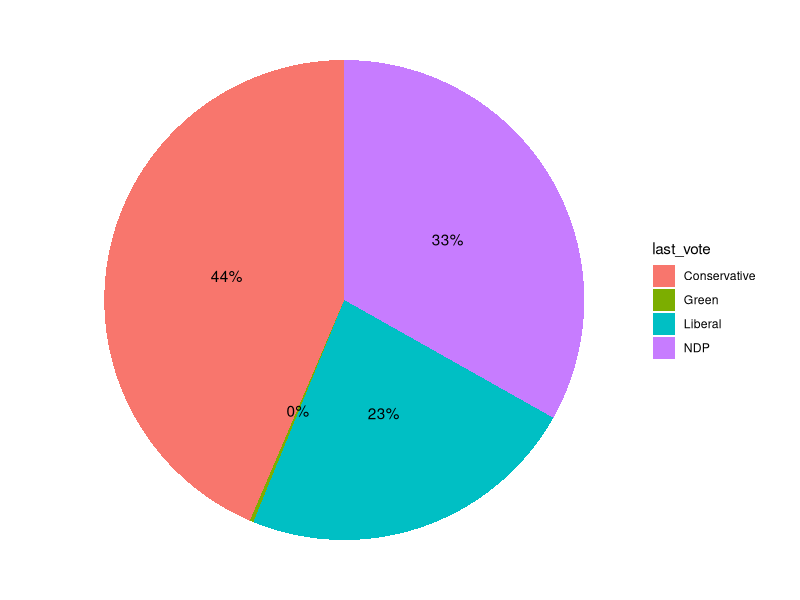
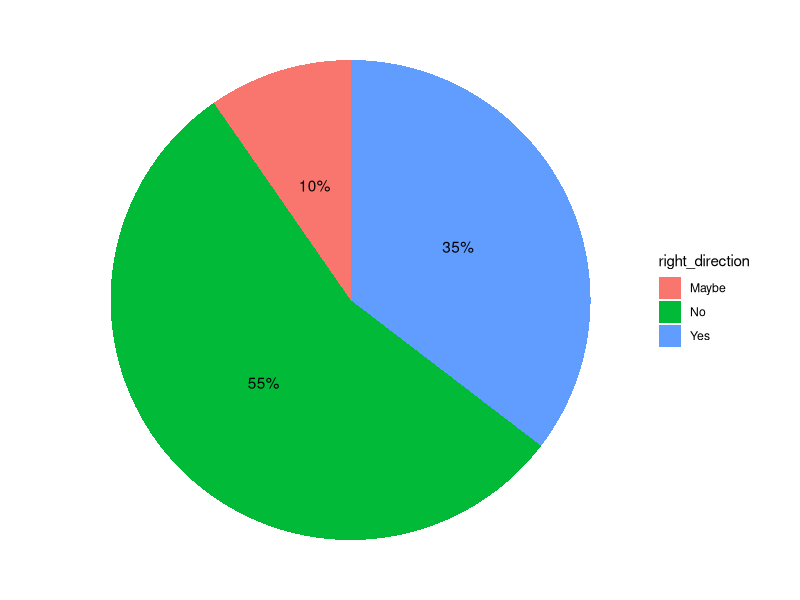
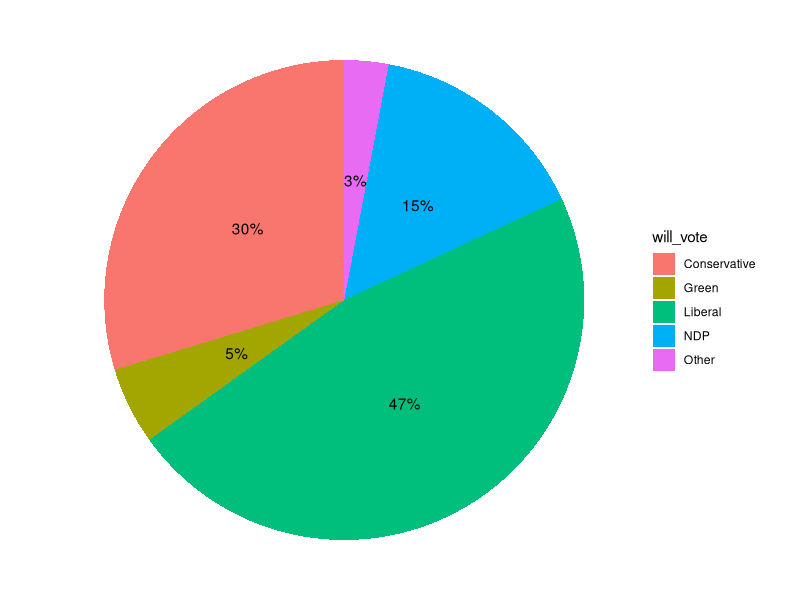
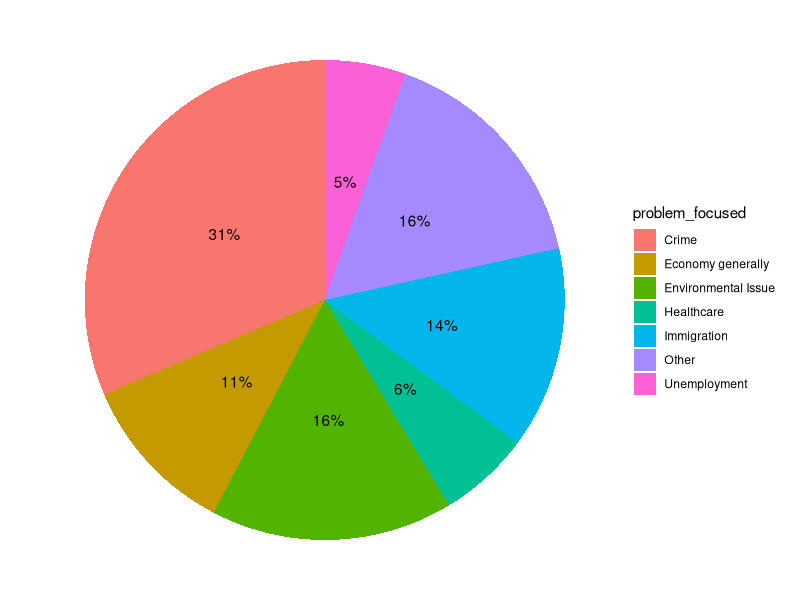
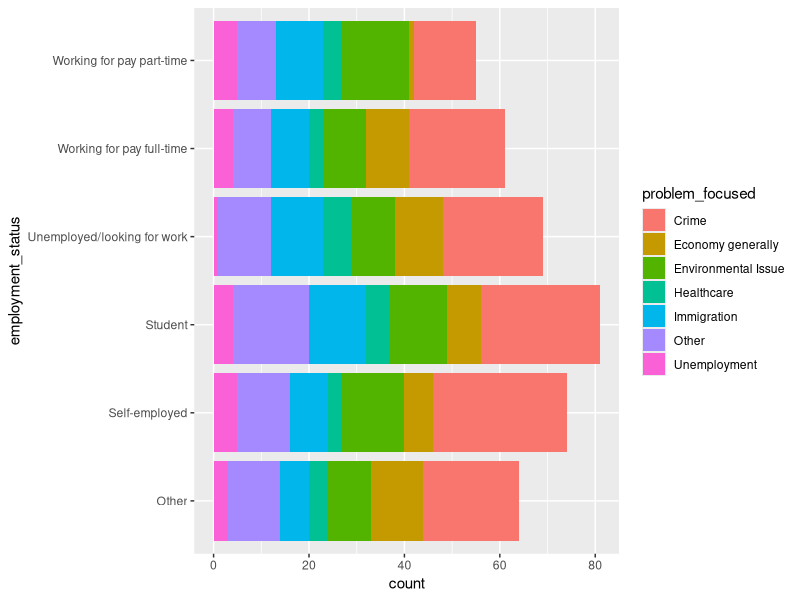

The R source for these figures, in order:
## ---- chunk 1
# Setting seed as the last 4 digits of my student number
set.seed(4759)
library(tidyverse)
# Global settings for figure sizes and echo.
knitr::opts_chunk$set(echo = FALSE, fig.pos = 'H')
knitr::opts_chunk$set(message = F)
knitr::opts_chunk$set(warning = F)
library(tibble)
library(dplyr)
library(ggplot2)
## ---- chunk 2
# We begin with storing choices in vectors
# which will be used for sampling in the next chunk
# For section 'citizenship'
citizenship <- c("Canadian Citizen", "Permanent Resident", "Other")
# For section 'Personal Background'
# On what basis do you assess a political candidate?
basis <- c("News on TV", "Articles in the newspaper", "Attend events where the candidate is addressing the people", "I research all the all the channels before making my choice", "Number of fundraisers the candidate has done in you area", "The family upbringing of the candidate", "Other")
# What decade were you born in? 
decade <- c('1940-1949', '1950-1969', '1970-1989', '1990-2004')
# How do you identify yourself?
gender <- c("Female", "Male", "Prefer not to say")
# Does your household income fall into one of these broad ranges?
income <- c("0", "$1-$50,000", "$50,000-$100,000", "$100,000-$150,000", "$150,000-$200,000", "More then $200,000", "Prefer not to say")
# What is the highest level education that you have completed?
education <- c("No schooling", "Completed elementary school", "Completed high school", "Completed technical, community College, CEGEP, collage Classique", "Bachelor's degree", "Master's degree", "Professional degree or doctorate", "Prefer not to say")
# What is your employment status?
employment <- c("Working for pay full-time", "Working for pay part-time", "Self-employed", "Unemployed/looking for work", "Student", "Other")
# If you could vote in this election, which party do you think you will vote for?
# We use the vector 'party' below
# party_noncitizen <- c("Liberal", "Conservative", "NDP", "Green", "Other")
# ADD NONCITIZEN?
# ---
# Section Political Leanings, citizen
party <- c("Liberal", "Conservative", "NDP", "Green", "Other")
# Which party did you vote in last election?
last_vote <- c("Liberal", "Conservative", "NDP", "Green", "Other")
# Do you think the existing government is going in the right direction to benefit the people of the country?
right_dir <- c("Yes", "No", "Maybe")
# How likely are you gonna vote in the upcoming
likely_vote <- c(1:10)
# Which party are you gonna vote?
will_vote <- c("Liberal", "Conservative", "NDP", "Green", "Don't know")
# What’s the most important problem facing Canada today?
problem <- c("Economy generally", "Unemployment", "Healthcare", "Crime", "Immigration", "Environmental Issue", "Other")
# ---
# Choices for section 'Policy'
# What issue do you focus more on?
focus_issue <- c("Economy", "Employment", "Public Health", "Prime and Justice", "Immigration Policy", "Tax Policy", "")
# Do you agree with one or more of the following? Select all that apply.
agree_statements <- c("There should be policies to resolve the gap between the rich and the poor.", "Environment safety is more important than business tax revenue.", "There should be rules to include all religions in all political parties.", "The government should assist corporations in increasing employment.", "The government should pay more on public health programs.", "There should be more free trade with other countries, even if it hurts some industries in Canada.")
# Simuating data using the sample function
# setting sample size
n <- 500
# Simulating n samples answers to section 'Personal Background'
background <- tibble(basis = sample(x = basis, size=n, replace=TRUE), 
             citizenship = sample(x=citizenship, size=n, replace=TRUE, prob = c(0.8, 0.1, 0.1)),
             decade_born = sample(x=decade, size=n, replace=TRUE),
             education_level = sample(x=education, size=n, replace=TRUE),
             gender = sample(x=gender, size=n, replace=TRUE, prob = c(0.4915, 0.4915, 0.017))# based on the referenced, that there exists 1.7% population identified them 'Non-binary' in Canada [NonBin].
             , employment_status = sample(x=employment, size=n, replace=TRUE))
# [Education] Reference https://www12.statcan.gc.ca/census-recensement/2016/dp-pd/hlt-fst/edu-sco/Table.cfm?Lang=E&T=11&Geo=00&SP=1&view=2&age=2&sex=1
# [NonBin] https://www.statcan.gc.ca/eng/dai/smr08/2015/smr08_203_2015
# Simulating n samples answering section 'Political Leanings'
political_leaning <- tibble(last_vote = sample(x=last_vote, size=n, replace=TRUE, prob=c(0.1965, 0.4136, 0.3429, 0.0047, 0)),
                            likely_vote = sample(x=likely_vote, size=n, replace=TRUE),
                            problem_focused = sample(x=problem, size=n, replace=TRUE, prob = c(0.1,0.05,0.05,0.3,0.1,0.125,0.125)),
                            right_direction = sample(x=right_dir, size=n, replace=TRUE, prob = c(0.3, 0.6, 0.1)),
                            will_vote = sample(x=party, size=n, replace=TRUE, prob = c(0.5, 0.3, 0.15, 0.025, 0.025)),
                            )
# Combining sections' Answers
election_data <- bind_cols(background, political_leaning)
election_data <- election_data %>% subset(citizenship=="Canadian Citizen")
## ---- chunk 3
# Research & References required

## ---- chunk 4
# We use ggplot to generate the following figures
# Plotting the distribution of which parties were voted in the last election
last_vote_frame <- election_data %>% group_by(last_vote) %>% summarise(count = n())
total = sum(last_vote_frame$count)
last_vote_figure <- ggplot(last_vote_frame, aes(x="last_vote", y=count, fill=last_vote)) +
  theme_void() +
  geom_bar(width = 2, stat = "identity") + 
  coord_polar("y", start=0) + 
  geom_text(aes(label = paste0(round(count/total*100), "%")), 
            color="black",position = position_stack(vjust = 0.5))
last_vote_figure
## ---- chunk 5
# Answer distribution to question "Do you think the existing gov' is bringing benefits to country? "

right_direction_frame <- election_data %>% group_by(right_direction) %>% summarise(count = n())
total = sum(right_direction_frame$count)
right_direction_figure <- ggplot(right_direction_frame, aes(x="last_vote", y=count, fill=right_direction)) +
  theme_void() +
  geom_bar(width = 2, stat = "identity") + 
  coord_polar("y", start=0) + 
  geom_text(aes(label = paste0(round(count/total*100), "%")), 
            color="black",position = position_stack(vjust = 0.5))
right_direction_figure
## ---- chunk 6
# Distribution of which parties to vote for in the next election.
next_vote_frame <- election_data %>% group_by(will_vote) %>% summarise(count = n())
total = sum(next_vote_frame$count)
next_vote <- ggplot(next_vote_frame, aes(x="will_vote", y=count, fill=will_vote )) + 
  theme_void() +
  geom_bar(width = 2, stat = "identity") + 
  coord_polar("y", start=0) + 
  geom_text(aes(label = paste0(round(count/total*100), "%")), 
            color="black",position = position_stack(vjust = 0.5))
next_vote
# Distribution of which parties to vote for in the next election; colors indicates whether the voter agrees that 
## ---- chunk 7
problem_focused_frame <- election_data %>% group_by(problem_focused) %>% summarise(count = n())
total = sum(problem_focused_frame$count)
problem_focused <- ggplot(problem_focused_frame, aes(x="problem_focused",y=count, fill=problem_focused)) + geom_bar(width = 2, stat = "identity") + 
  theme_void() +
  coord_polar("y") +
  geom_text(aes(label = paste0(round(count/total*100), "%")), 
            color="black",position = position_stack(vjust = 0.5))
problem_focused

## ---- chunk 8
employment_count <- c()
for (i in 1:9){
  employment_count[i] <- ncol(election_data %>% filter(employment_status == employment[i]))
}
# employment_pie <- ggplot(election_data, aes(x="", y=employment_count, fill=employment_status)) + geom_bar(width=1, stat = "identity") + 
#   coord_polar("y", start=0)
# 
# employment_pie
employment_dist_dir_fill <- ggplot(election_data, aes(x=employment_status, fill = problem_focused)) + geom_bar() + coord_flip()
employment_dist_dir_fill
